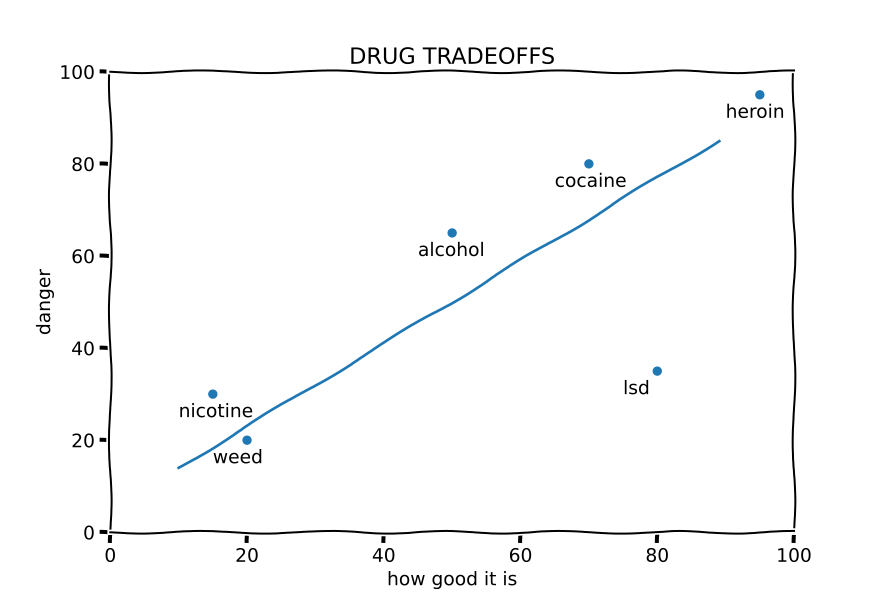

Recreate this plot in Python.
from matplotlib import pyplot as plt
import numpy as np

plt.xkcd()

fig = plt.figure()
ax = fig.add_subplot()

drugs = {
    "weed" : (20, 20),
    "nicotine" : (15, 30),
    "alcohol" : (50, 65),
    "heroin" : (95, 95),
    "cocaine": (70, 80),
    "lsd" : (80, 35)
}

x = [ coord[0] for coord in drugs.values() ]
y = [ coord[1] for coord in drugs.values() ]

plt.scatter(x, y)
plt.axis([0, 100, 0, 100])

for i, txt in enumerate(drugs.keys()):
    ax.annotate(txt, (x[i]-5, y[i]-5))

xline = range(10, 90)
yline = [p * .9 + 5 for p in xline]
plt.plot(xline, yline)

plt.xlabel('how good it is')
plt.ylabel('danger')

plt.title("DRUG TRADEOFFS")

plt.show()
